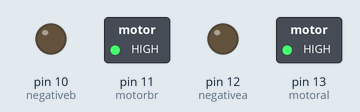
Recording of a sketch running on a simulated Arduino Uno, built with avr-gcc and run on an emulated ATmega328P. Shown: switched loads named in the sketch (green lamp = pin HIGH), output pins drawn as LEDs (lit = HIGH).

Above: at 2.5 s.
At 9.5 s:
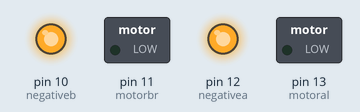
At 16.5 s:
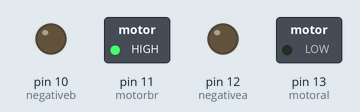
At 23.5 s:
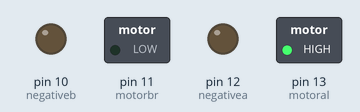
At 27.0 s:
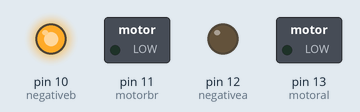
At 34.0 s:
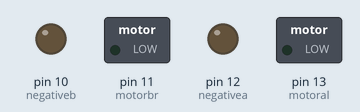
Timing chart, 0 to 36.4 s (numbered marks = the images above):
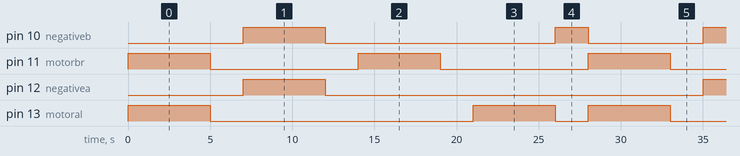

Measured:
- by itself, pin 10 (negativeb): repeats every 28.0 s: LOW 14.0 s, HIGH 2.0 s, LOW 7.0 s, HIGH 5.0 s
- by itself, pin 11 (motorbr): alternates HIGH for 5.0 s and LOW for 9.0 s
- by itself, pin 12 (negativea): alternates HIGH for 5.0 s and LOW for 23.0 s
- by itself, pin 13 (motoral): repeats every 28.0 s: LOW 16.0 s, HIGH 5.0 s, LOW 2.0 s, HIGH 5.0 s

The sketch:

main.ino
```cpp
int motoral=13;
int negativea=12;
int motorbr=11;
int negativeb=10;
void setup() {
  // put your setup code here, to run once:
  pinMode(motoral,OUTPUT);
  pinMode(negativea,OUTPUT);
  pinMode(motorbr,OUTPUT);
  pinMode(negativeb,OUTPUT);
}

void loop() {
  // put your main code here, to run repeatedly:
  digitalWrite(motoral,HIGH);
  digitalWrite(negativea,LOW);
  digitalWrite(motorbr,HIGH);
  digitalWrite(negativeb,LOW);
  delay(5000);
  digitalWrite(motoral,LOW);
  digitalWrite(negativea,LOW);
  digitalWrite(motorbr,LOW);
  digitalWrite(negativeb,LOW);
  delay(2000);
  digitalWrite(motoral,LOW);
  digitalWrite(negativea,HIGH);
  digitalWrite(motorbr,LOW);
  digitalWrite(negativeb,HIGH);
  delay(5000);
  digitalWrite(motoral,LOW);
  digitalWrite(negativea,LOW);
  digitalWrite(motorbr,LOW);
  digitalWrite(negativeb,LOW);
  delay(2000);
  digitalWrite(motoral,LOW);
  digitalWrite(negativea,LOW);
  digitalWrite(motorbr,HIGH);
  digitalWrite(negativeb,LOW);
  delay(5000);
  digitalWrite(motoral,LOW);
  digitalWrite(negativea,LOW);
  digitalWrite(motorbr,LOW);
  digitalWrite(negativeb,LOW);
  delay(2000);
  digitalWrite(motoral,HIGH);
  digitalWrite(negativea,LOW);
  digitalWrite(motorbr,LOW);
  digitalWrite(negativeb,LOW);
  delay(5000);
  digitalWrite(motoral,LOW);
  digitalWrite(negativea,LOW);
  digitalWrite(motorbr,LOW);
  digitalWrite(negativeb,HIGH);
  delay(2000);
}
```
